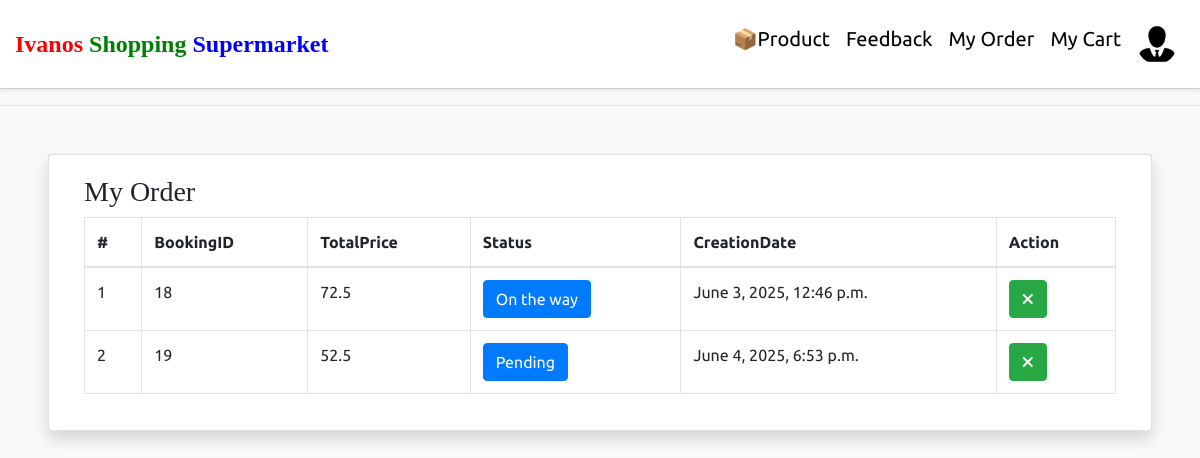
The page /my-order/ (signed in) on the database as committed earlier.
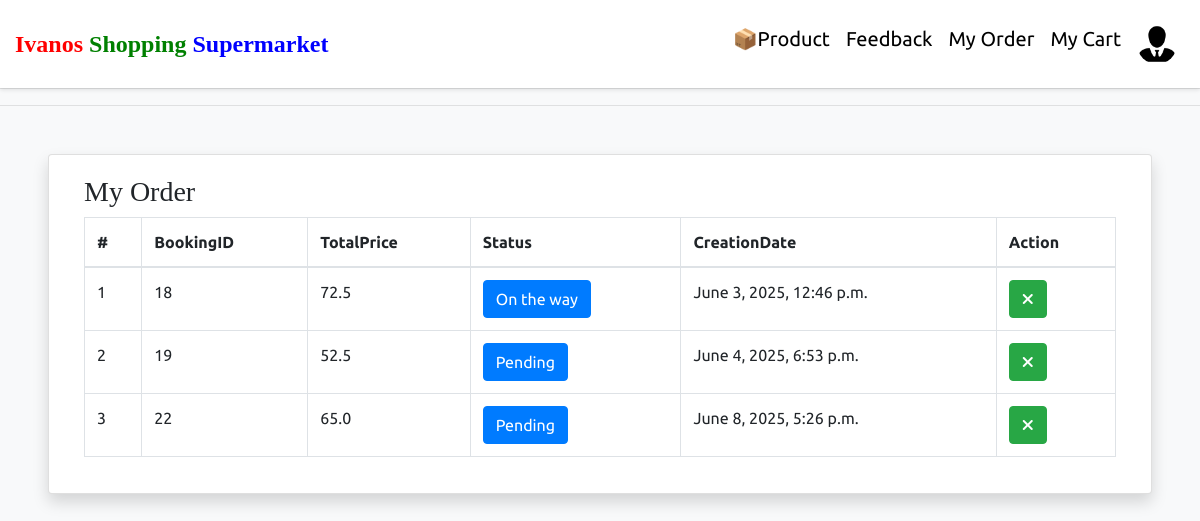
The same page on the database as committed later.
### groceryapp/models.py (models this page shows, shortened)
class Booking(models.Model):
    user = models.ForeignKey(User, on_delete=models.CASCADE, null=True, blank=True)
    product = models.TextField(default={'objects': []}, null=True, blank=True)
    total = models.CharField(max_length=100, null=True, blank=True)
    status = models.IntegerField(choices=ORDERSTATUS, default=1)
    created = models.DateTimeField(auto_now_add=True)
    updated = models.DateTimeField(auto_now=True)

### groceryapp/views.py (the view)
# urls.py: path('my-order/', myOrder, name="myorder"),
def myOrder(request):
    order = Booking.objects.filter(user=request.user)
    return render(request, "my-order.html", locals())

### groceryapp/templates/my-order.html (shortened to what this page needs)
{% extends 'userbase.html' %}
{% block content %}
<hr class="mt-0">
<div class="card shadow m-5" id="myorder">
    <div class="card-body">
        <div class="container-fluid">
            <h3 style="font-family:roman">My Order</h3>
            <table class="table table-bordered" style="width:100%">
                <thead>
                <tr>
                    <th>#</th>
                    <th>BookingID</th>
                    <th>TotalPrice</th>
                    <th>Status</th>
                    <th>CreationDate</th>
                    <th>Action</th>
                </tr>
                </thead>
                <tbody>
                {% for i in order %}
                <tr>
                    <td>{{forloop.counter}}</td>
                    <td>{{i.id}}</td>
                    <td>{{i.total}}</td>
                    <td><a href="/user-order-track/{{i.id}}/" class="btn btn-primary" title="Track Status">{{i.get_status_display}}</a></td>
                    <td>{{i.created}}</td>
                   <td>
    {% if i.status < 4 %}
        <a href="/change-order-status/{{i.id}}/?status=5" class="btn btn-success" title="Cancel Order"><i class="fa-solid fa-xmark"></i></a>
    {% endif %}
</td>
                </tr>
                {% endfor %}
                </tbody>
            </table>
        </div>
    </div>
</div>
{% endblock %}

Rows that differ between the two databases and show on the page:
added Booking: id "22", total "65.0", status "Pending", created "June 8, 2025, 5:26 p.m."
